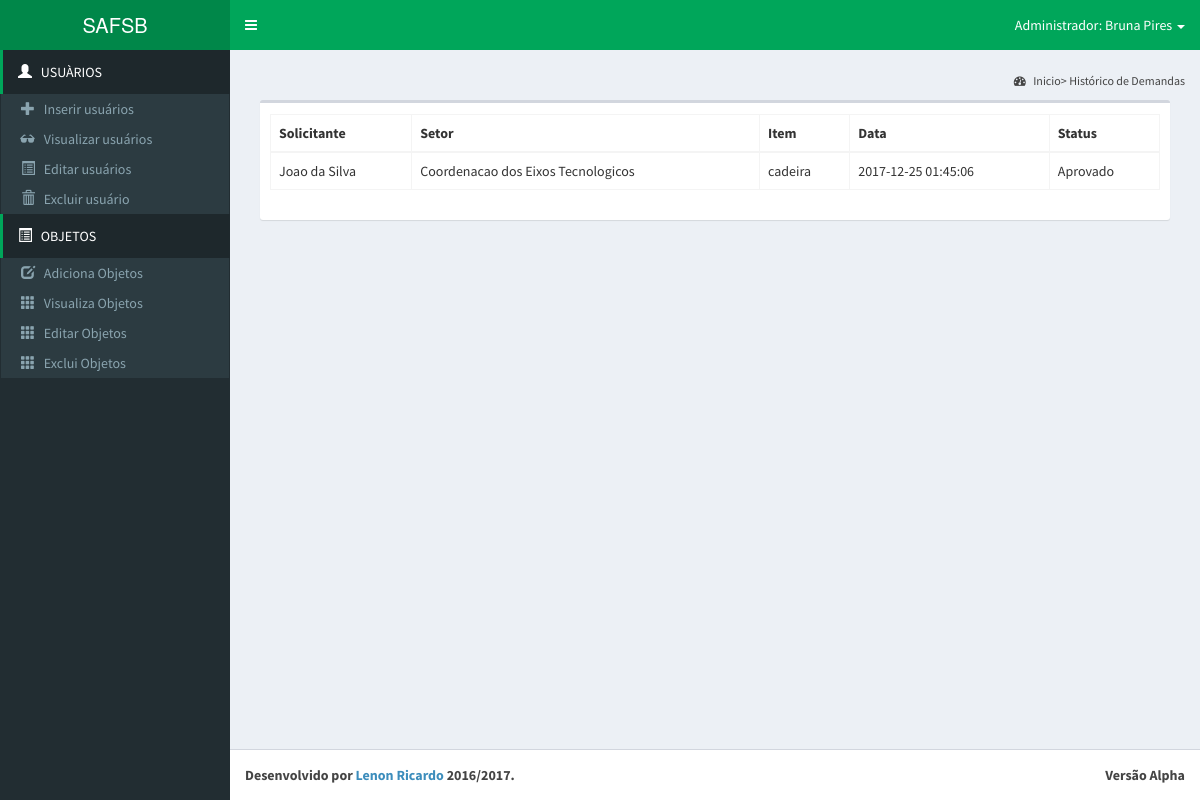
/php/p_hist_demandas_admin.php (signed in), run on the app's committed database.
### tables this page shows
CREATE TABLE IF NOT EXISTS funcionario(        
    id_funcionario int(10) NOT NULL PRIMARY KEY AUTO_INCREMENT,
        siape_funcionario int(10) NOT NULL,
        nome_funcionario VARCHAR(255) NOT NULL,		
        n_portaria_funcionario VARCHAR(255) NOT NULL,
        email_funcionario VARCHAR(255) NOT NULL);

CREATE TABLE IF NOT EXISTS setor(
    id_setor int(10) NOT NULL PRIMARY KEY AUTO_INCREMENT,
	nome_setor VARCHAR(255) NOT NULL);

CREATE TABLE IF NOT EXISTS objeto(
    id_objeto int(10) NOT NULL PRIMARY KEY AUTO_INCREMENT,
        nome_objeto VARCHAR(255) NOT NULL,	
	especificacoestecnicas_objeto VARCHAR(255) NOT NULL,
	estrategiafornecimento_objeto VARCHAR(255) NOT NULL,
	preco_objeto varchar(10) NOT NULL,
	
        id_grupo int(10) NOT NULL);

CREATE TABLE IF NOT EXISTS solicitacao(        
    id_solicitacao int(10) NOT NULL PRIMARY KEY AUTO_INCREMENT,                               
    numeroprotocolo_solicitacao VARCHAR(255) NOT NULL,     
    justificativa_solicitacao VARCHAR(255),
    criterio_aceitabilidade VARCHAR(255),
    consulta_estoque VARCHAR(255),       
    data_solicitacao TIMESTAMP DEFAULT CURRENT_TIMESTAMP,
    
     
    id_usuario int(10) NOT NULL,
    id_status int(10) NOT NULL,
    id_avaliacaodpdi int(10) NOT NULL,
    id_avaliacaodad int(10) NOT NULL,
    id_avaliacaocoord int(10) NOT NULL,
    id_avaliacaodg int(10) NOT NULL);

CREATE TABLE IF NOT EXISTS status(
    id_status int(10) NOT NULL PRIMARY KEY AUTO_INCREMENT,
	descricao_status VARCHAR(255) NOT NULL);

### php/hist_demandas.php (the view)
<?php
include 'conexao.php';
$sql = "SELECT nome_funcionario, nome_objeto, nome_setor, data_solicitacao, descricao_status
        FROM funcionario, objeto, solicitacao, setor, usuario, solicitacao_itens, status
        WHERE usuario.id_usuario = solicitacao.id_usuario
        AND usuario.id_setor = setor.id_setor
        AND usuario.id_funcionario = funcionario.id_funcionario
        AND solicitacao_itens.id_solicitacao = solicitacao.id_solicitacao
        AND solicitacao_itens.id_objeto = objeto.id_objeto
        AND solicitacao.id_status = status.id_status
        AND status.id_status >= 4";
$result = mysqli_query($con, $sql);
while ($linha = mysqli_fetch_assoc($result))
{
    $visualizar = "<tr>
                        <td>" . $linha['nome_funcionario'] . "</td>" . "
                        <td>" . $linha['nome_setor'] . "</td>" . "
                        <td>" . $linha['nome_objeto'] . "</td>" . "
                        <td>" . $linha['data_solicitacao'] . "</td>" . "
                        <td>" . $linha['descricao_status'] . "</td>" . "
                    </tr>";
    echo $visualizar;
}
?>

### php/header_admin.php (shortened to what this page needs)
<?php
    include 'conexao.php';
    $sessao = $_SESSION["usuario"];
    $sql="SELECT nome_funcionario
            FROM usuario, funcionario
            WHERE usuario.id_funcionario = funcionario.id_funcionario
            AND login_usuario = '$sessao'";
    $result = mysqli_query($con, $sql);
    if($result)
    {
        while($res = mysqli_fetch_assoc($result))
        {
            $nome_funcionario = $res['nome_funcionario'];
        }
    }
    else
    {
        echo "erro!";
    }
?>
<a href="system_admin.php" class="logo">
    <span class="logo-lg">SAFSB</span>
</a>
<nav class="navbar navbar-static-top" role="navigation">
    <a href="#" class="sidebar-toggle" data-toggle="offcanvas" role="button">
    </a>
    <div class="navbar-custom-menu">
        <ul class="nav navbar-nav">
            <li class="dropdown">
                <a aria-expanded="false" href="#" class="dropdown-toggle" data-toggle="dropdown">
                    Administrador: <?php echo $nome_funcionario ?>
                    <span class="caret"></span></a>
            </li>
        </ul>
    </div>
</nav>

### data on the page
funcionario: nome_funcionario "Bruna Pires"
funcionario: nome_funcionario "Joao da Silva", setor.nome_setor "Coordenacao dos Eixos Tecnologicos", objeto.nome_objeto "cadeira", solicitacao.data_solicitacao "2017-12-25 01:45:06", status.descricao_status "Aprovado"
